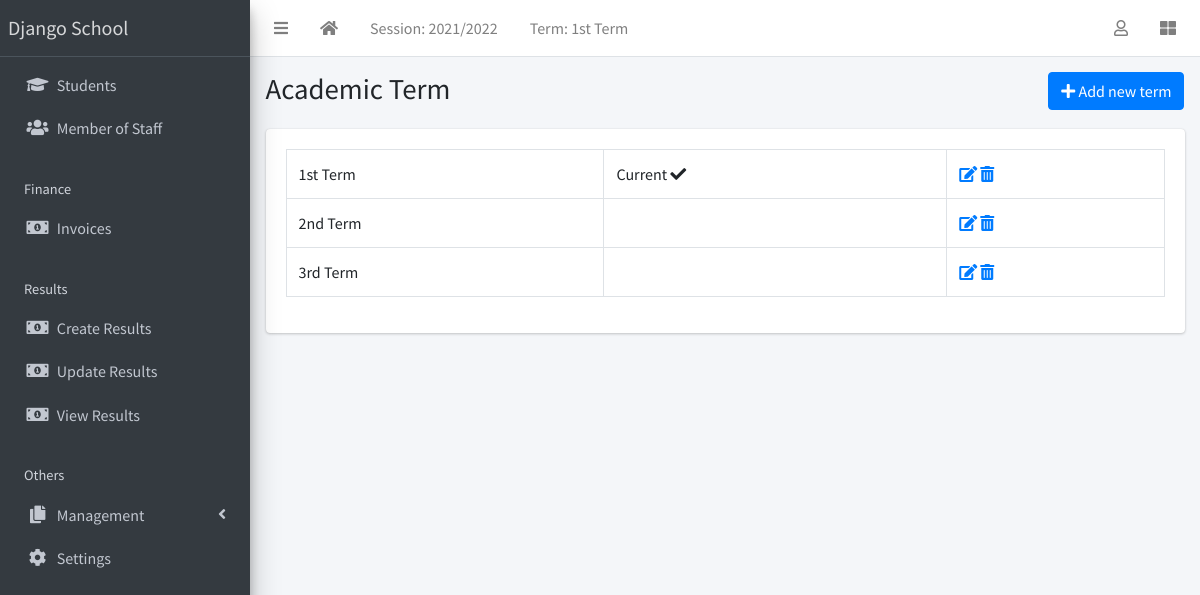
The page /term/list/ (signed in) on the database its author committed.
### apps/corecode/models.py (models this page shows, shortened)
class AcademicSession(models.Model):
    name = models.CharField(max_length=200, unique=True)
    current = models.BooleanField(default=True)
    class Meta:
        ordering = ["-name"]

class AcademicTerm(models.Model):
    name = models.CharField(max_length=20, unique=True)
    current = models.BooleanField(default=True)
    class Meta:
        ordering = ["name"]
    def __str__(self):
        return self.name

class SiteConfig(models.Model):
    key = models.SlugField()
    value = models.CharField(max_length=200)

### apps/corecode/views.py (the view)
# urls.py: path("term/list/", TermListView.as_view(), name="terms"),
class TermListView(LoginRequiredMixin, SuccessMessageMixin, ListView):
    model = AcademicTerm
    template_name = "corecode/term_list.html"
    def get_context_data(self, **kwargs):
        context = super().get_context_data(**kwargs)
        context["form"] = AcademicTermForm()
        return context

### apps/corecode/context_processors.py (called while the page is built)
def site_defaults(request):
    current_session = AcademicSession.objects.get(current=True)
    current_term = AcademicTerm.objects.get(current=True)
    vals = SiteConfig.objects.all()
    contexts = {
        "current_session": current_session.name,
        "current_term": current_term.name,
    }
    for val in vals:
        contexts[val.key] = val.value
    return contexts

### apps/corecode/templates/corecode/term_list.html (shortened to what this page needs)
{% extends 'base.html' %}
{% load widget_tweaks %}
{% block title %}
Academic Term
{% endblock title %}
{% block breadcrumb %}
  <a class="btn btn-primary" href="#" data-toggle="modal" data-target="#modal1">
    <i class="fa fa-plus"></i>
    Add new term
  </a>
{% endblock breadcrumb %}
{% block content %}
  <div class="row">
    <div class="col-sm-12">
        <table class="table table-bordered">
          <tbody>
            {% for object in object_list %}
            <tr>
              <td>{{ object }}</td>
              <td>
                {% if object.current == True %}
                  Current <i class="fa fa-check"></i>
                {% endif %}
              </td>
              <td><a href="{% url 'term-update' object.id %}"><i
                    class="fa fa-edit"></i></a> <a
                  href="{% url 'term-delete' object.id %}"><i
                    class="fa fa-trash-alt"></i></a></td>
            </tr>
            {% endfor %}
          </tbody>
        </table>
    </div>
  </div>
{% endblock content %}

### templates/base.html (shortened to what this page needs)
{% load static %}
<!DOCTYPE html>
<html lang="en">
<head>
  <link rel="stylesheet" href="{% static 'plugins/fontawesome-free/css/all.min.css' %}">
  <link rel="stylesheet" href="{% static 'plugins/toastr/toastr.min.css' %}">
  <link rel="stylesheet"
    href="{% static 'plugins/overlayScrollbars/css/OverlayScrollbars.min.css' %}">
  <link rel="stylesheet" href="{% static 'plugins/Datatables/datatables.min.css' %}" />
  <link rel="stylesheet" href="{% static 'dist/css/adminlte.min.css' %}">
</head>
<body
  class="hold-transition sidebar-mini layout-fixed layout-navbar-fixed layout-footer-fixed">
  <div class="wrapper">
    <nav class="main-header navbar navbar-expand navbar-white navbar-light">
      <ul class="navbar-nav">
        <li class="nav-item">
          <a class="nav-link" data-widget="pushmenu" href="#" role="button"><i
              class="fas fa-bars"></i></a>
        </li>
        <li class="nav-item d-none d-sm-inline-block">
          <a href="{% url 'home' %} " class="nav-link"><i class="fa fa-home"></i></a>
        </li>
        <li class="nav-item d-none d-sm-inline-block">
          <a href="{% url 'current-session' %}" class="nav-link">Session: {{ current_session }}</a>
        </li>
        <li class="nav-item d-none d-sm-inline-block">
          <a href="{% url 'current-session' %}" class="nav-link">Term: {{ current_term }}</a>
        </li>
      </ul>
      <ul class="navbar-nav ml-auto">
        <li class="nav-item dropdown">
          <a class="nav-link" data-toggle="dropdown" href="#">
            <i class="far fa-user"></i>
          </a>
        </li>
        <li class="nav-item">
          <a class="nav-link" data-widget="control-sidebar" data-slide="true"
            href="#" role="button"><i class="fas fa-th-large"></i></a>
        </li>
      </ul>
    </nav>
    <aside class="main-sidebar sidebar-dark-primary elevation-4">
      <a href="{% url 'home' %}" class="brand-link">{{ school_name | default:"MySchool" }}</a>
      <div class="sidebar">
        <nav class="mt-2">
          <ul class="nav nav-pills nav-sidebar flex-column"
            data-widget="treeview" role="menu" data-accordion="false">
            <li class="nav-item">
              <a href="{% url 'student-list' %}" class="nav-link">
                <i class="nav-icon fas fa-graduation-cap"></i>
                <p>
                  Students
                </p>
              </a>
            </li>
            <li class="nav-item">
              <a href="{% url 'staff-list' %}" class="nav-link">
                <i class="nav-icon fas fa-users"></i>
                <p>
                  Member of Staff
                </p>
              </a>
            </li>
            <li class="nav-header">Finance</li>
            <li class="nav-item">
              <a href="{% url 'invoice-list' %}" class="nav-link">
                <i class="nav-icon fas fa-money-bill-alt"></i>
                <p>
                  Invoices
                </p>
              </a>
            </li>
            <li class="nav-header">Results</li>
            <li class="nav-item">
              <a href="{% url 'create-result' %}" class="nav-link">
                <i class="nav-icon fas fa-money-bill-alt"></i>
                <p>
                  Create Results
                </p>
              </a>
            </li>
            <li class="nav-item">
              <a href="{% url 'edit-results' %}" class="nav-link">
                <i class="nav-icon fas fa-money-bill-alt"></i>
                <p>
                  Update Results
                </p>
              </a>
            </li>
            <li class="nav-item">
              <a href="{% url 'view-results' %}" class="nav-link">
                <i class="nav-icon fas fa-money-bill-alt"></i>
                <p>
                  View Results
                </p>
              </a>
            </li>
            <li class="nav-header">Others</li>
            <li class="nav-item has-treeview">
              <a href="#" class="nav-link">
                <i class="nav-icon fas fa-copy"></i>
                <p>
                  Management
                  <i class="fas fa-angle-left right"></i>
                </p>
              </a>
            </li>
            <li class="nav-item">
              <a href="{% url 'configs' %}" class="nav-link">
                <i class="nav-icon fas fa-cog"></i>
                <p>
                  Settings
                </p>
              </a>
            </li>
          </ul>
        </nav>
      </div>
    </aside>
    <div class="content-wrapper">
      <section class="content-header">
        <div class="container-fluid">
          <div class="row mb-1">
            <div class="col-sm-8">
              <h1>{% block title %}{% endblock title %}</h1>
            </div>
            <div class="col-sm-4">
              <ol class="breadcrumb float-sm-right">
                <li class="breadcrumb-item">{% block breadcrumb %}{% endblock breadcrumb %}</li>
              </ol>
            </div>
          </div>
        </div>
      </section>
      <section class="content">
        <div class="container-fluid">
          <div class="row">
            <div class="col-md-12">
              {% block fullcard %}
              <div class="card">
                <div class="card-body">
                  <div class="row">
                    <div class="col">
                      {% block content %}
                      {% endblock content %}
                    </div>
                  </div>
                </div>
              </div>
              {% endblock fullcard %}
            </div>
          </div>
        </div>
      </section>
    </div>
  </div>
</body>
</html>

### rows shown on the page
AcademicSession: name "2021/2022"
AcademicTerm: name "1st Term", current "Current"
SiteConfig: value "Django School"
AcademicTerm: name "2nd Term"
AcademicTerm: name "3rd Term"
